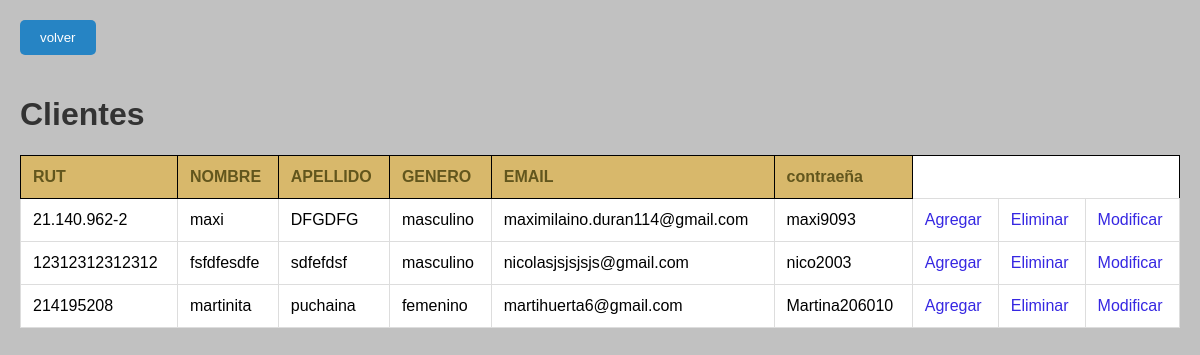
The page /administrador/crud on the database as committed earlier.
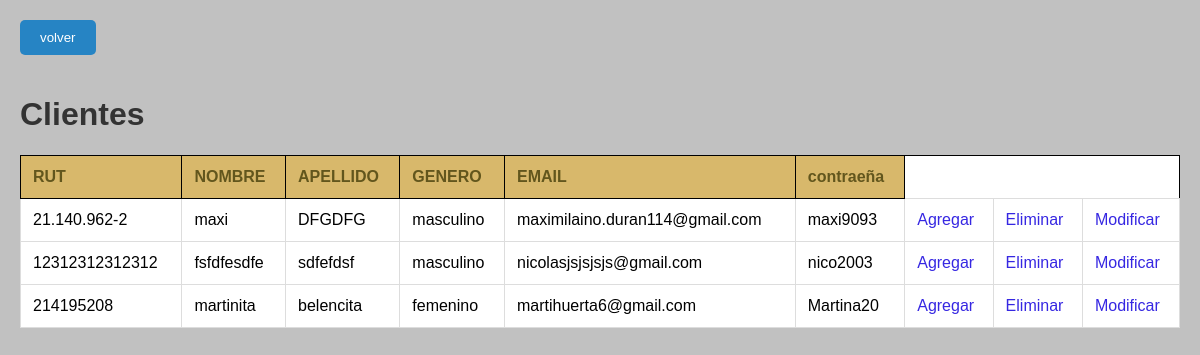
The same page on the database as committed later.
### cliente/models.py (models this page shows, shortened)
class Cliente(models.Model):
    rut = models.CharField(primary_key=True, max_length=10)
    nombre = models.CharField(max_length=20)
    apellido_paterno = models.CharField(max_length=20)
    id_genero = models.ForeignKey('Genero',on_delete=models.CASCADE, db_column='idGenero')
    email = models.EmailField(unique=True, max_length=100, blank=True, null=True)
    contraseña=models.CharField(max_length=10, null=False)

class Genero(models.Model):
    idgenero = models.CharField(primary_key=True,max_length=10)
    genero = models.CharField(max_length=20, blank=False, null=False)
    def __str__(self):
        return str(self.genero)

### administrador/views.py (the view)
# urls.py: path('crud',views.crud, name='crud'),
def crud(request):
    clientes=Cliente.objects.all()
    context={'clientes':clientes}
    return render(request, 'administrador/crud.html', context)

### administrador/templates/administrador/crud.html (shortened to what this page needs)
<!DOCTYPE html>
<html lang="en">
<head>
    {% load static %}
    <link rel="stylesheet" href="{% static  'css/juegos.css'%}">
</head>
<body>
  <button><a href="{% url 'admin' %}"> volver</a></button>
    <h1>Clientes</h1>
<table style="border: 1px solid black;">
    {% if clientes %}
    <th style="border: 1px solid black;">RUT</th>
    <th style="border: 1px solid black;">NOMBRE</th>
    <th style="border: 1px solid black;">APELLIDO</th>
    <th style="border: 1px solid black;">GENERO</th>
    <th style="border: 1px solid black;">EMAIL</th>
    <th style="border: 1px solid black;">contraeña</th>
    {% for cliente in clientes %}
  <tr>
    <td id="rut">{{cliente.rut}}</td>
    <td id="nombre">{{cliente.nombre}}
    <td id="apellido">{{cliente.apellido_paterno}}
    <td id="genero">{{cliente.id_genero}}
    <td id="email">{{cliente.email}}
      <td id="contraseña">{{cliente.contraseña}} </td>
      <td> <a href="{% url 'crearc' %}">Agregar</a></td>
    <td><a href="{% url 'clientes_del' pk=cliente.rut %}">Eliminar</a></td>
    <td> <a id="btn" href="{% url 'clientes_edit' pk=cliente.rut %}">Modificar</a></td>
  </tr>
    {% endfor %}
{% endif %}
</body>
</html>

Rows that differ between the two databases and show on the page:
changed Cliente "martinita": apellido_paterno "puchaina" → "belencita"; contraseña "Martina206010" → "Martina20"
